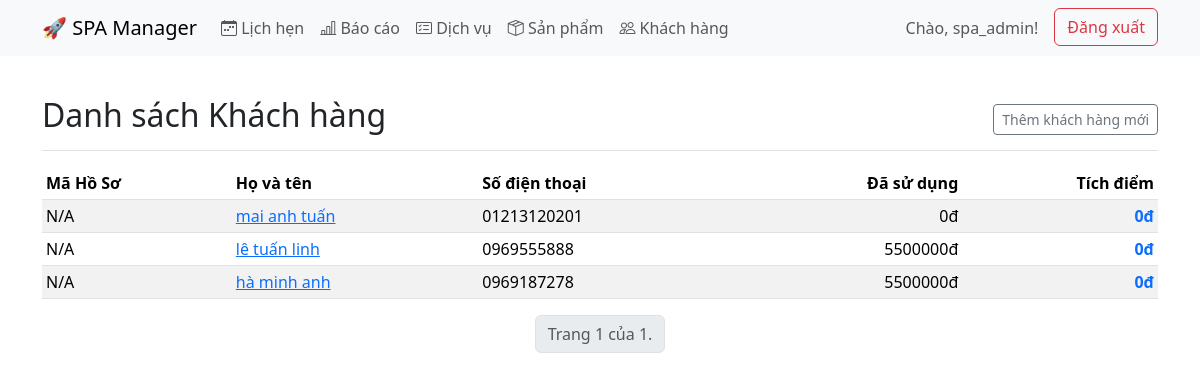
The page /customers/ (signed in) on the database its author committed.
### sales/models.py (models this page shows, shortened)
class Customer(models.Model):
    profile_code = models.CharField(max_length=50, unique=True, blank=True, null=True, help_text="Mã hồ sơ hoặc mã khách hàng thân thiết")
    full_name = models.CharField(max_length=100)
    phone_number = models.CharField(max_length=15, unique=True)
    email = models.EmailField(blank=True, null=True)
    credit_balance = models.DecimalField(max_digits=12, decimal_places=2, default=0, help_text="Số dư tín dụng/tiền tích điểm của khách")
    created_at = models.DateTimeField(default=timezone.now)

### sales/views.py (the view)
# urls.py: path('customers/', views.customer_list_view, name='customer_list'),
@login_required
def customer_list_view(request):
    customer_list = Customer.objects.annotate(
        total_spent=Sum('invoices__final_amount', filter=Q(invoices__status='paid'))
    ).order_by('-created_at')
    paginator = Paginator(customer_list, 20)
    page_number = request.GET.get('page')
    page_obj = paginator.get_page(page_number)
    context = {
        'page_title': 'Danh sách Khách hàng',
        'customers': page_obj
    }
    return render(request, 'sales/customer_list.html', context)

### sales/templates/sales/customer_list.html (shortened to what this page needs)
{% extends 'sales/base.html' %}
{% load humanize %}
{% block content %}
<div class="d-flex justify-content-between flex-wrap flex-md-nowrap align-items-center pt-3 pb-2 mb-3 border-bottom">
    <h1 class="h2">{{ page_title }}</h1>
    <div class="btn-toolbar mb-2 mb-md-0">
        <a href="{% url 'add_customer' %}" class="btn btn-sm btn-outline-secondary">
            Thêm khách hàng mới
        </a>
    </div>
</div>
<div class="table-responsive">
    <table class="table table-striped table-sm">
        <thead>
            <tr>
                <th>Mã Hồ Sơ</th>
                <th>Họ và tên</th>
                <th>Số điện thoại</th>
                <th class="text-end">Đã sử dụng</th>
                <th class="text-end">Tích điểm</th>
            </tr>
        </thead>
        <tbody>
            {% for customer in customers %}
            <tr>
                <td>{{ customer.profile_code|default:"N/A" }}</td>
                <td><a href="{% url 'customer_detail' customer.id %}">{{ customer.full_name }}</a></td>
                <td>{{ customer.phone_number }}</td>
                <td class="text-end">{{ customer.total_spent|default:0|floatformat:0|intcomma }}đ</td>
                <td class="text-end fw-bold text-primary">{{ customer.credit_balance|floatformat:0|intcomma }}đ</td>
            </tr>
            {% empty %}
            <tr>
                <td colspan="5" class="text-center">Chưa có khách hàng nào.</td>
            </tr>
            {% endfor %}
        </tbody>
    </table>
</div>
<nav aria-label="Page navigation">
    <ul class="pagination justify-content-center">
        <li class="page-item disabled">
            <span class="page-link">
                Trang {{ customers.number }} của {{ customers.paginator.num_pages }}.
            </span>
        </li>
    </ul>
</nav>
{% endblock %}

### sales/templates/sales/base.html (shortened to what this page needs)
{% load static %}
{% load humanize %}
<!doctype html>
<html lang="vi">
<head>
    <link href="https://cdn.jsdelivr.net/npm/bootstrap@5.3.3/dist/css/bootstrap.min.css" rel="stylesheet">
    <link rel="stylesheet" href="https://cdn.jsdelivr.net/npm/bootstrap-icons@1.11.3/font/bootstrap-icons.min.css">
</head>
<body>
    <nav class="navbar navbar-expand-lg bg-body-tertiary mb-4">
        <div class="container">
            <a class="navbar-brand" href="{% if user.is_authenticated %}{% url 'dashboard' %}{% else %}{% url 'login' %}{% endif %}">🚀 SPA Manager</a>
            <div class="collapse navbar-collapse" id="navbarNav">
                <ul class="navbar-nav me-auto mb-2 mb-lg-0">
                    {% if user.is_authenticated %}
                        <li class="nav-item">
                            <a class="nav-link" href="{% url 'calendar' %}"><i class="bi bi-calendar-week"></i> Lịch hẹn</a>
                        </li>
                        <li class="nav-item">
                            <a class="nav-link" href="{% url 'reports' %}"><i class="bi bi-bar-chart-line"></i> Báo cáo</a>
                        </li>
                        <li class="nav-item">
                            <a class="nav-link" href="{% url 'service_list' %}"><i class="bi bi-card-checklist"></i> Dịch vụ</a>
                        </li>
                         <li class="nav-item">
                            <a class="nav-link" href="{% url 'product_list' %}"><i class="bi bi-box-seam"></i> Sản phẩm</a>
                        </li>
                         <li class="nav-item">
                            <a class="nav-link" href="{% url 'customer_list' %}"><i class="bi bi-people"></i> Khách hàng</a>
                        </li>
                    {% endif %}
                </ul>
                <div class="navbar-nav ms-auto">
                    {% if user.is_authenticated %}
                        <span class="navbar-text me-3">
                            Chào, {{ user.username }}!
                        </span>
                        <form action="{% url 'logout' %}" method="post" class="d-inline">
                            <button type="submit" class="btn btn-outline-danger">Đăng xuất</button>
                        </form>
                    {% else %}
                         <a href="{% url 'login' %}" class="btn btn-primary">Đăng nhập</a>
                    {% endif %}
                </div>
            </div>
        </div>
    </nav>
    <main class="container">
        {% block content %}{% endblock %}
    </main>
</body>
</html>

### rows shown on the page
Customer: profile_code "N/A", full_name "mai anh tuấn", phone_number "01213120201", total_spent "0", credit_balance "0"
Customer: profile_code "N/A", full_name "lê tuấn linh", phone_number "0969555888", total_spent "5500000", credit_balance "0"
Customer: profile_code "N/A", full_name "hà minh anh", phone_number "0969187278", total_spent "5500000", credit_balance "0"

### other values the page prints
{{ user.username }} "spa_admin"
{{ page_title }} "Danh sách Khách hàng"
{{ customers.number }} "1"
{{ customers.paginator.num_pages }} "1"
